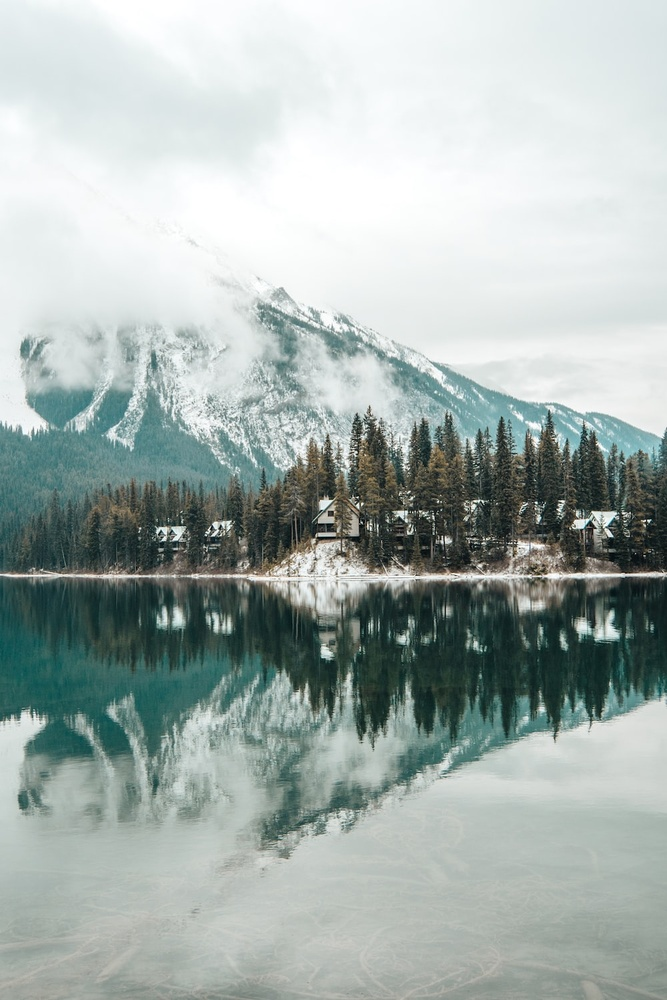
#> input picture chapter1.jpg, 667 x 1000 px, shrunk from 1000 x 1500 before the run, found by its file name
$ python Question2_Ch.1.py
#> lines starting #> are read from the running program, lines starting #| are printed output that depends on the picture
import time

# To import PIL module, you got to intall "py -m pip install pillow" in the TERMINAL.
from PIL import Image

# Generate the number
current_time = int(time.time())
generated_number = (current_time % 100) + 50
if generated_number % 2 == 0:
    generated_number += 10

print(f"Generated number: {generated_number}")

# Open and process the image
img = Image.open("HIT-137-Assignment-2/chapter1.jpg")
#> img is the input picture: PIL image 667x1000 RGB; mean R, G, B 166, 177.4, 174.1
pixels = img.load()
width, height = img.size
#> width = 667; height = 1000

# Modify pixel values
for x in range(width):
    for y in range(height):
        r, g, b = pixels[x, y]
        new_r = (r + generated_number) % 256
        new_g = (g + generated_number) % 256
        new_b = (b + generated_number) % 256
        pixels[x, y] = (new_r, new_g, new_b)

# Save the new image
img.save("HIT-137-Assignment-2/chapter1out.jpg")
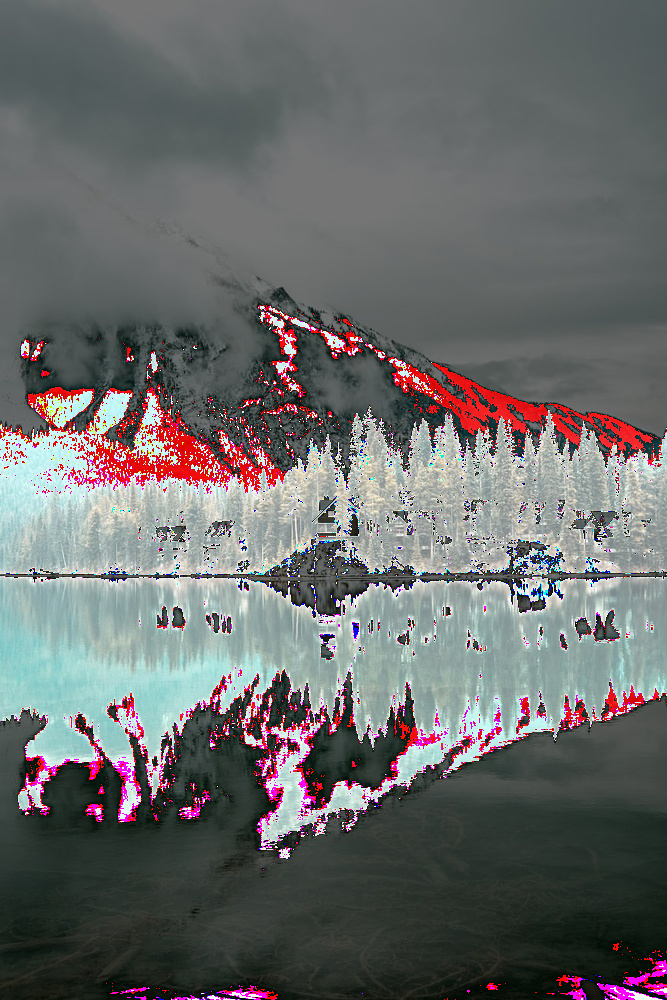
#> saved as chapter1out.jpg: PIL image 667x1000 RGB; mean R, G, B 106.2, 107.1, 106.8

# Calculate sum of red pixel values
red_sum = sum(pixels[x, y][0] for x in range(width) for y in range(height))
#> red_sum = 70815332

print(f"Sum of red pixel values: {red_sum}")
#| Sum of red pixel values: 70815332
